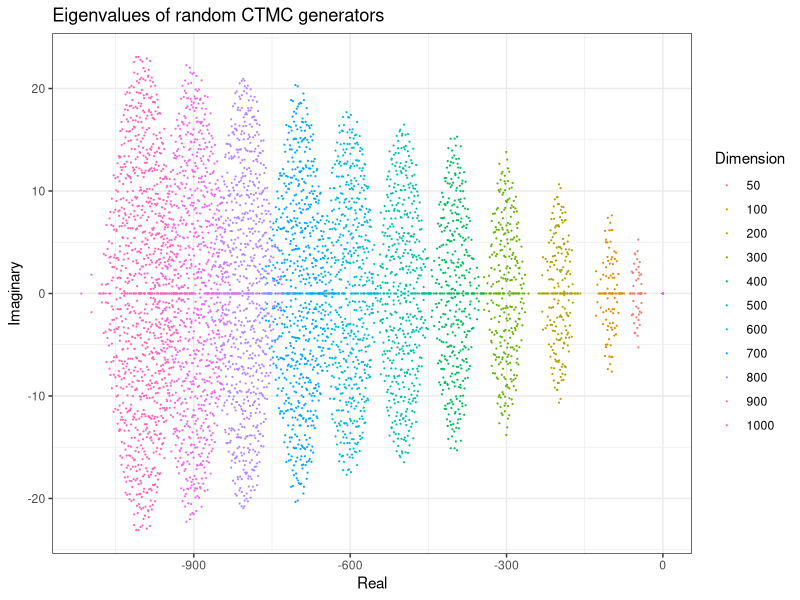
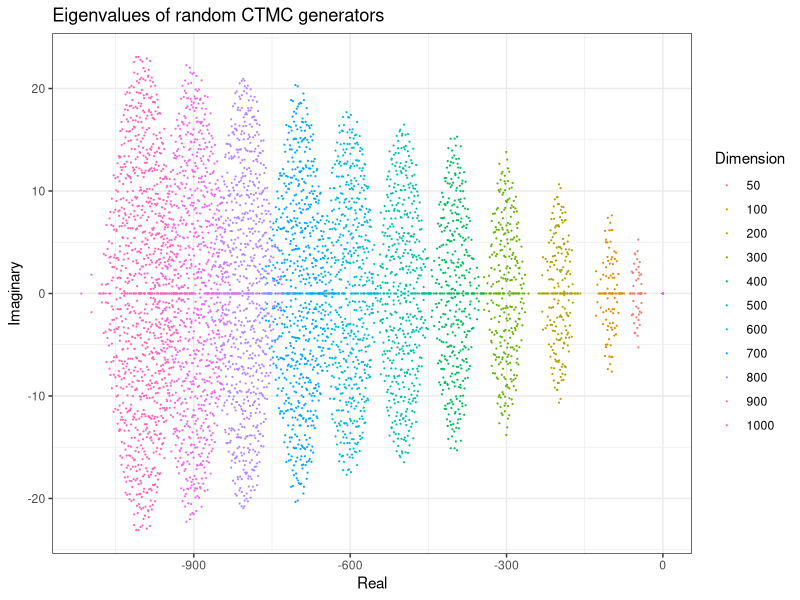

R code for these plots, in order: (Note: this script raises an error after producing the figures.)
setwd("~/expmDerivative/")
library(ggplot2)

# # when do we get convergence?
# n       <- 3
# Q       <- matrix(rexp(n^2),n,n)
# diag(Q) <- 0
# diag(Q) <- - rowSums(Q)
# 
# drv <- expm::expm(10*Q) #stationarity
# drv%*%Q
# 
# # pseudoinverse
# eig.obj <- eigen(Q)
# inv.spctrm <- 1/eig.obj$values
# inv.spctrm[length(inv.spctrm)] <- 0
# pinv    <- eig.obj$vectors %*% diag(inv.spctrm) %*% solve(eig.obj$vectors)
# norm(pinv%*%Q%*%Q-Q) <= 0.00000001
# 
# drv%*%Q
# 
# drv%*%pinv
# 
# norm(pinv%*%Q,type="F")

# upper bound TODO: show a lower bound
ub <- function(t, Q, Jij) {
  n <- dim(Q)[1]
  eig.obj <- eigen(Q)
  inv.spctrm <- 1/eig.obj$values
  inv.spctrm[length(inv.spctrm)] <- 0
  pinv    <- Re(eig.obj$vectors %*% diag(inv.spctrm) %*% solve(eig.obj$vectors))
  mat <- expm::expm(t*Q)%*%Jij%*%pinv%*%(Q*t+diag(n))
  return(norm(mat,type="F"))
}

nmrclDrvtv <- function(t,Q,E,eps=0.0001) {
  out <- (expm::expm(t*(Q+eps*E/2))-expm::expm(t*(Q-eps*E/2)))/eps
  return(out)
}

blockwise <- function(t,Q,E) {
  B1  <- cbind(Q,E)
  B2  <- cbind(Q*0,Q)
  B   <- rbind(B1,B2) 
  etB <- expm::expm(t*B)
  return(etB[1:(dim(etB)[1]/2),(dim(etB)[1]/2+1):dim(etB)[1]])
}

# 
######## figure
#
n       <- 50
Q       <- matrix(rexp(n^2),n,n)
diag(Q) <- 0
diag(Q) <- - rowSums(Q)
eigs    <- eigen(Q)$values

for(n in 100*1:10) {
  Q       <- matrix(rexp(n^2),n,n)
  diag(Q) <- 0
  diag(Q) <- - rowSums(Q)
  eigs    <- c(eigs,eigen(Q)$values)
}

df <- data.frame(Real=Re(eigs),
                 Imaginary=Im(eigs),
                 Dimension=c(rep(50,50),
                             rep(100,100),
                             rep(200,200),
                             rep(300,300),
                             rep(400,400),
                             rep(500,500),
                             rep(600,600),
                             rep(700,700),
                             rep(800,800),
                             rep(900,900),
                             rep(1000,1000)))
df$Dimension <- factor(df$Dimension)

gg <- ggplot(df,aes(x=Real,y=Imaginary,color=Dimension)) +
  geom_point(size=0.1) +
  ggtitle("Eigenvalues of random CTMC generators") +
  theme_bw()
gg

ggsave("eigenvaluesPlot.png",device = "png",width=5,height=3, dpi=320)

##########################

n       <- 100
Q       <- matrix(rexp(n^2),n,n)
diag(Q) <- 0
diag(Q) <- - rowSums(Q)
E        <- matrix(0,n,n)
E[2,2]   <- 1 
t <- 1000000000

#max(abs(expm::expm(t*Q)%*%Q))

ub(t,Q,E)

#drv <- nmrclDrvtv(t=t,Q=Q,E=E,eps=0.00001)
drv <- blockwise(t=t,Q,E)

frstRdr <- expm::expm(t*Q) %*% E *t # correct approx
norm(frstRdr-drv,type = "F")


#
###
####### concentration of measure?
###
#
n       <- 10000
Q       <- matrix(rexp(n^2),n,n)
diag(Q) <- 0
diag(Q) <- - rowSums(Q)
sum(abs(Q[2:n,1]))

head(sort(Mod(eigen(Q)$values)))

n       <- 1000
Q       <- matrix(exp(rnorm(n=n^2,mean=0,sd=10)),n,n)
diag(Q) <- 0
diag(Q) <- - rowSums(Q)
head(sort(Mod(eigen(Q)$values)))

#
###
###### correct approximation to frechet derivative
###
#
n       <- 3
Q       <- matrix(rexp(n^2),n,n)#rexp(n^2)
diag(Q) <- 0
diag(Q) <- - rowSums(Q)


############

E        <- matrix(0,n,n)
E[3,2]   <- 1 
frchtDrv <- expm::expmFrechet(A=t(Q),
                              E=E,
                              expm=FALSE)[[1]]

frstRdr <- E %*% t(expm::expm(Q)) # correct approx
frstRdr
norm(frstRdr-frchtDrv,type = "F")
max(abs(frstRdr-frchtDrv))

thrFrstRdr <-Q%*% expm::expm(1*Q) %*% E # incorrect(?) approx
thrFrstRdr[,2]
sd(thrFrstRdr[,1])
norm(thrFrstRdr-frchtDrv,type = "F")
max(abs(thrFrstRdr-frchtDrv))
#
####
####### compare frechet derivative to numerical gradient
####
#

nmrclDrvtv <- function(Q,E,eps=0.0001) {
  out <- (expm::expm(Q+eps*E/2)-expm::expm(Q-eps*E/2))/eps
  return(out)
}

n       <- 100
Q       <- matrix(rexp(n^2),n,n)
diag(Q) <- 0
diag(Q) <- - rowSums(Q)

E        <- matrix(0,n,n)
E[3,1]   <- 1 

nmDrv <- nmrclDrvtv(Q,E,eps=0.0001)

# correct: pertains to perturbing single entry
thrFrchtDrv <- expm::expmFrechet(A=Q,
                              E=E,
                              expm=FALSE)[[1]]
norm(thrFrchtDrv-nmDrv,type="F")
max(abs(thrFrchtDrv-nmDrv))


# incorrect?
frstRdr <- E %*% t(expm::expm(Q)) 
norm(frstRdr-thrFrchtDrv,type="F")
max(abs(frstRdr-thrFrchtDrv))


# correct
thrFrstRdr <- expm::expm(Q) %*% E 
norm(thrFrstRdr-thrFrchtDrv,type="F")
max(abs(thrFrstRdr-thrFrchtDrv))



#
###
###### structured directional derivative
###
#
n       <- 3
Q       <- matrix(rexp(n^2),n,n)
diag(Q) <- 0
diag(Q) <- - rowSums(Q)
E        <- matrix(0,n,n)
E[3,1]   <- 1 
E[3,3]   <- -1
frchtDrv <- expm::expmFrechet(A=Q,
                              E=E,
                              expm=FALSE)[[1]]

frstRdr <- expm::expm(Q) %*% E # correct
norm(frstRdr-frchtDrv,type="F") # should be 0???
